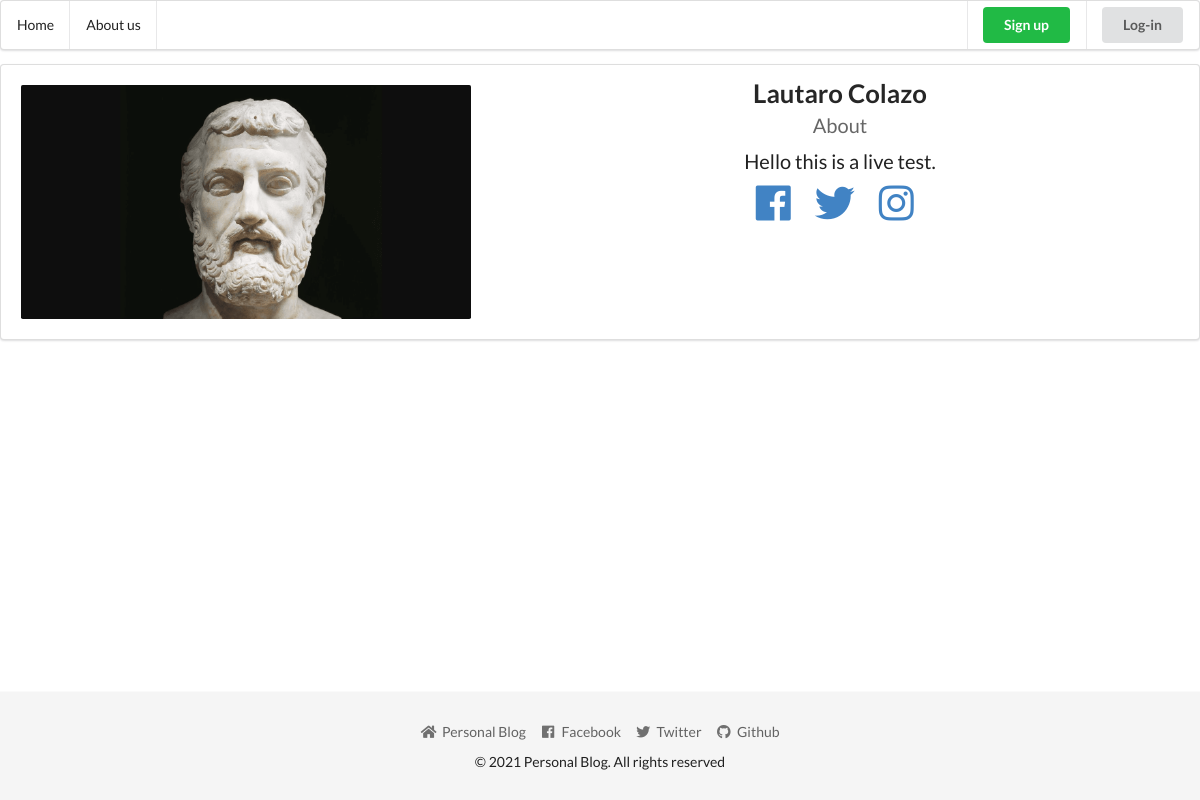
The page /users/1/profile on the database its author committed.
### blog/models.py (models this page shows, shortened)
class Profile(models.Model):
    user = models.OneToOneField(User, null=True, on_delete=models.CASCADE)
    bio = models.TextField(max_length=500)
    pic = models.ImageField(upload_to="bios", blank=True, null=True)
    fb_url = models.CharField(max_length=255, null=True, blank=True)
    tw_url = models.CharField(max_length=255, null=True, blank=True)
    ig_url = models.CharField(max_length=255, null=True, blank=True)

### users/views.py (the view)
# urls.py: path('<int:pk>/profile', ShowProfileView.as_view(), name="user_profile"),
class ShowProfileView(generic.DetailView):
    model = Profile
    template_name = "registration/user_profile.html"
    def get_context_data(self, *args, **kwargs):
        context = super(ShowProfileView, self).get_context_data(*args, **kwargs)
        page_user = get_object_or_404(Profile, id=self.kwargs["pk"])
        context["page_user"] = page_user
        return context

### blog/context_processor.py (called while the page is built)
def category_render(request):
    return {
        "all_categories": Category.objects.all()
    }

### users/templates/registration/user_profile.html (shortened to what this page needs)
{% extends "blog/layout.html" %}
{% load static %}
{% block body %}
<div class="ui center aligned huge segment">
    <div class="ui items">
        <div class="item">
            {% if page_user.pic %}
            <div class="ui large image">
                <img src="{{ page_user.pic.url }}">
            </div>
            {% else %}
            <div class="ui small image">
                <img src="{% static 'ProyectoBlog/images/default-profile-pic.png' %}">
            </div>
            {% endif %}
            <div class="content">
                <div class="header">{{ page_user.user.first_name }} {{ page_user.user.last_name }}</div>
                <div class="meta">
                    <span>About</span>
                </div>
                <div class="description">
                    <p>{{ page_user.bio }}</p>
                </div>
                <div class="extra">
                    {% if page_user.fb_url %}
                    <a href="{{ page_user.fb_url }}">
                        <i class="big facebook icon"></i>
                    </a>
                    {% endif %}
                    {% if page_user.tw_url %}
                    <a href="{{ page_user.tw_url }}">
                        <i class="big twitter icon"></i>
                    </a>
                    {% endif %}
                    {% if page_user.ig_url %}
                    <a href="{{ page_user.ig_url }}">
                        <i class="big instagram icon"></i>
                    </a>
                    {% endif %}
                </div>
            </div>
        </div>
    </div>
</div>
{% endblock %}

### static/ProyectoBlog/css/styles.css (style rules this page uses)
body { min-height: 100vh; }

### rows shown on the page
Profile: pic (picture), user.first_name "Lautaro", user.last_name "Colazo", bio "Hello this is a live test."
